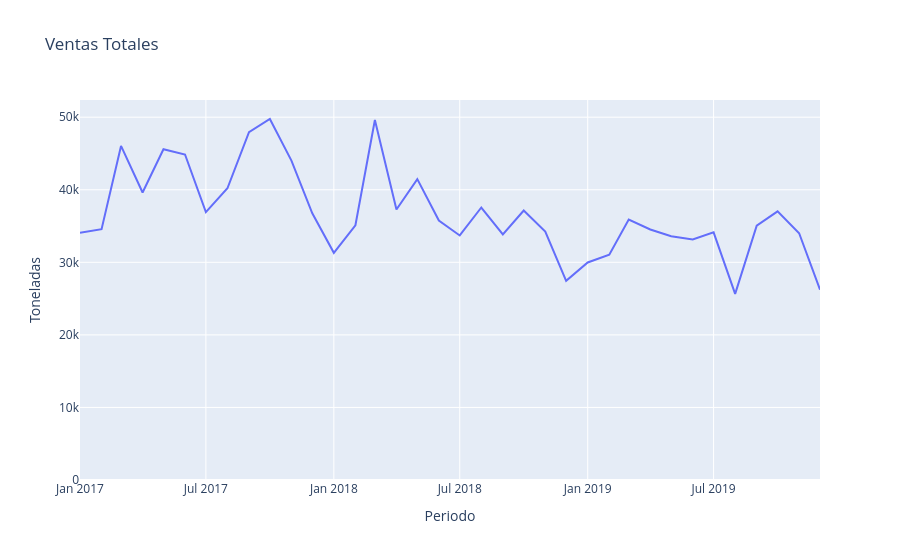

Notebook code cell kept with this figure:
### Markdown cell above
¿Cómo interpreta lo que viene sucediendo año a año con las ventas?

### Code cell
# Grafico global de ventas
gra = px.line(
    con.sql("SELECT * FROM tb_ventas_global").df(),
    x="periodo",
    y="tn",
    title="Ventas Totales",
    labels={"periodo": "Periodo", "tn": "Toneladas"}
)

# Display the plot
gra.update_yaxes(rangemode="tozero")
gra.show()

### Figure 1 — Plotly figure (JSON) as saved in the notebook; plotly's stock layout.template omitted (floating-point values rounded to 4 significant figures)
{"data": [{"hovertemplate": "Periodo=%{x}<br>Toneladas=%{y}<extra></extra>", "legendgroup": "", "line": {"color": "#636efa", "dash": "solid"}, "marker": {"symbol": "circle"}, "mode": "lines", "name": "", "orientation": "v", "showlegend": false, "type": "scatter", "x": ["2017-01-01T00:00:00", "2017-02-01T00:00:00", "2017-03-01T00:00:00", "2017-04-01T00:00:00", "2017-05-01T00:00:00", "2017-06-01T00:00:00", "2017-07-01T00:00:00", "2017-08-01T00:00:00", "2017-09-01T00:00:00", "2017-10-01T00:00:00", "2017-11-01T00:00:00", "2017-12-01T00:00:00", "2018-01-01T00:00:00", "2018-02-01T00:00:00", "2018-03-01T00:00:00", "2018-04-01T00:00:00", "2018-05-01T00:00:00", "2018-06-01T00:00:00", "2018-07-01T00:00:00", "2018-08-01T00:00:00", "2018-09-01T00:00:00", "2018-10-01T00:00:00", "2018-11-01T00:00:00", "2018-12-01T00:00:00", "2019-01-01T00:00:00", "2019-02-01T00:00:00", "2019-03-01T00:00:00", "2019-04-01T00:00:00", "2019-05-01T00:00:00", "2019-06-01T00:00:00", "2019-07-01T00:00:00", "2019-08-01T00:00:00", "2019-09-01T00:00:00", "2019-10-01T00:00:00", "2019-11-01T00:00:00", "2019-12-01T00:00:00"], "xaxis": "x", "y": [34060.0, 34570.0, 46040.0, 39630.0, 45580.0, 44850.0, 36930.0, 40210.0, 47930.0, 49750.0, 44020.0, 36750.0, 31300.0, 35100.0, 49610.0, 37280.0, 41470.0, 35760.0, 33700.0, 37550.0, 33840.0, 37140.0, 34240.0, 27450.0, 29980.0, 31040.0, 35890.0, 34520.0, 33590.0, 33150.0, 34130.0, 25650.0, 35040.0, 37020.0, 34010.0, 26220.0], "yaxis": "y"}], "layout": {"legend": {"tracegroupgap": 0}, "title": {"text": "Ventas Totales"}, "xaxis": {"anchor": "y", "domain": [0, 1], "title": {"text": "Periodo"}}, "yaxis": {"anchor": "x", "domain": [0, 1], "rangemode": "tozero", "title": {"text": "Toneladas"}}}}
